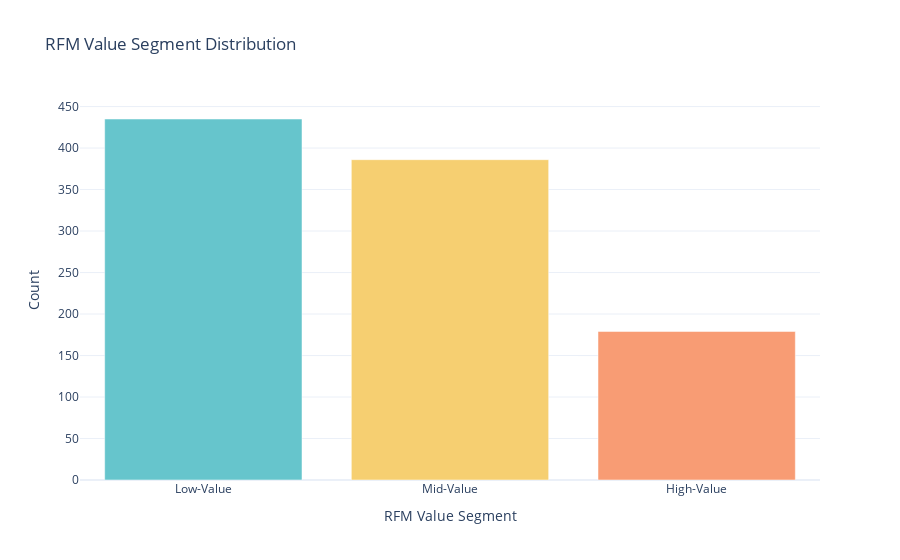

The cell this chart's notebook holds for it:
### Markdown cell above
**Now let’s have a look at the segment distribution**

### Code cell
# RFM Segment Distribution
segment_counts = df['Value Segment'].value_counts().reset_index()
segment_counts.columns = ['Value Segment', 'Count']

pastel_colors = px.colors.qualitative.Pastel

# Create the bar chart
fig_segment_dist = px.bar(segment_counts, x='Value Segment', y='Count', 
                          color='Value Segment', color_discrete_sequence=pastel_colors,
                          title='RFM Value Segment Distribution')

# Update the layout
fig_segment_dist.update_layout(xaxis_title='RFM Value Segment',
                              yaxis_title='Count',
                              showlegend=False)

# Show the figure
fig_segment_dist.show()

### Figure 1 — Plotly figure (JSON) as saved in the notebook; plotly's stock layout.template omitted (floating-point values rounded to 4 significant figures)
{"data": [{"alignmentgroup": "True", "hovertemplate": "Value Segment=%{x}<br>Count=%{y}<extra></extra>", "legendgroup": "Low-Value", "marker": {"color": "rgb(102, 197, 204)", "pattern": {"shape": ""}}, "name": "Low-Value", "offsetgroup": "Low-Value", "orientation": "v", "showlegend": true, "textposition": "auto", "type": "bar", "x": ["Low-Value"], "xaxis": "x", "y": [435], "yaxis": "y"}, {"alignmentgroup": "True", "hovertemplate": "Value Segment=%{x}<br>Count=%{y}<extra></extra>", "legendgroup": "Mid-Value", "marker": {"color": "rgb(246, 207, 113)", "pattern": {"shape": ""}}, "name": "Mid-Value", "offsetgroup": "Mid-Value", "orientation": "v", "showlegend": true, "textposition": "auto", "type": "bar", "x": ["Mid-Value"], "xaxis": "x", "y": [386], "yaxis": "y"}, {"alignmentgroup": "True", "hovertemplate": "Value Segment=%{x}<br>Count=%{y}<extra></extra>", "legendgroup": "High-Value", "marker": {"color": "rgb(248, 156, 116)", "pattern": {"shape": ""}}, "name": "High-Value", "offsetgroup": "High-Value", "orientation": "v", "showlegend": true, "textposition": "auto", "type": "bar", "x": ["High-Value"], "xaxis": "x", "y": [179], "yaxis": "y"}], "layout": {"autosize": true, "barmode": "relative", "legend": {"title": {"text": "Value Segment"}, "tracegroupgap": 0}, "showlegend": false, "title": {"text": "RFM Value Segment Distribution"}, "xaxis": {"anchor": "y", "autorange": true, "categoryarray": ["Low-Value", "Mid-Value", "High-Value"], "categoryorder": "array", "domain": [0, 1], "range": [-0.5, 2.5], "title": {"text": "RFM Value Segment"}, "type": "category"}, "yaxis": {"anchor": "x", "autorange": true, "domain": [0, 1], "range": [0, 457.9], "title": {"text": "Count"}, "type": "linear"}}}
